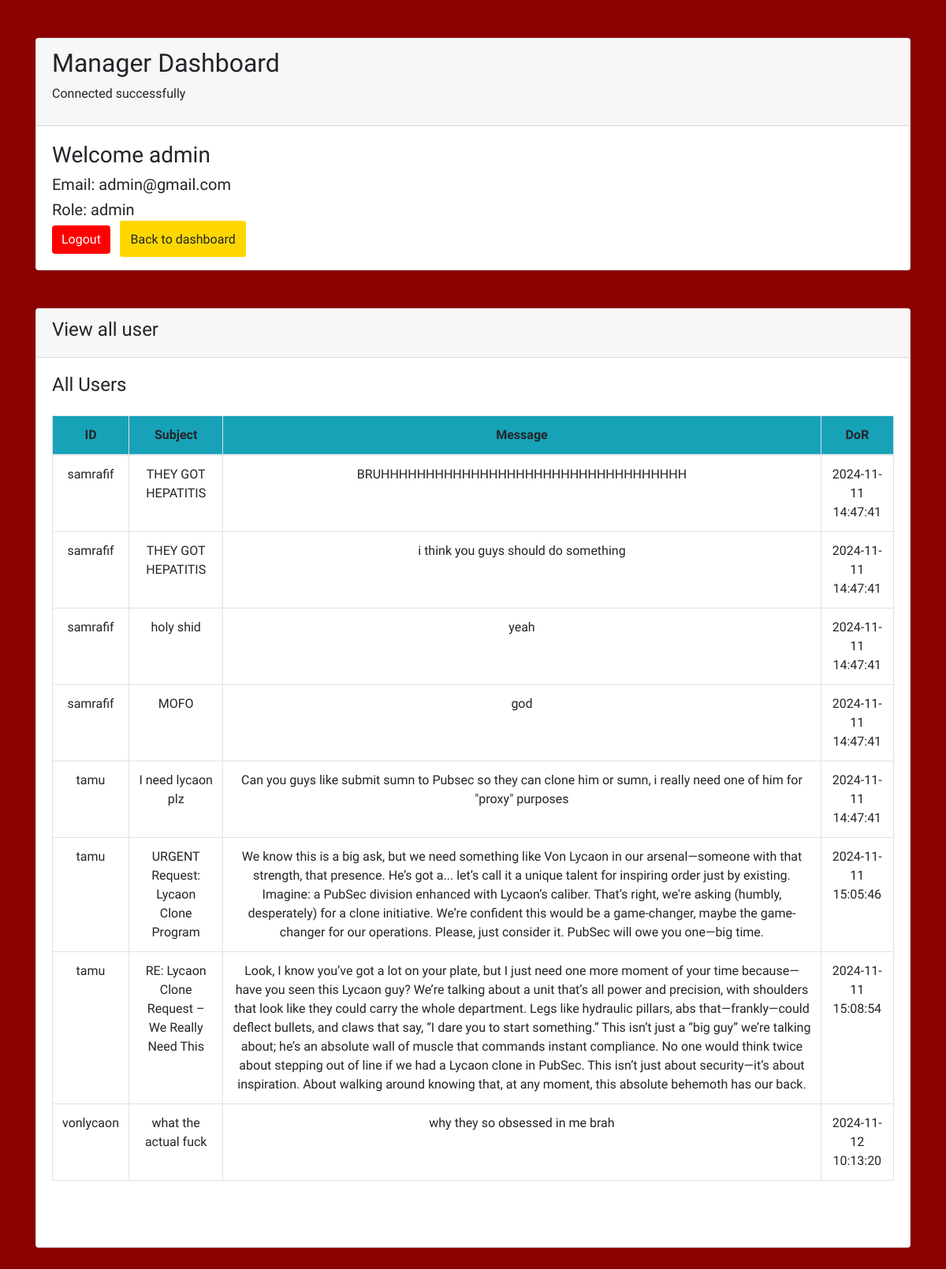
/reports_list.php (signed in), run on the app's committed database.
### tables this page shows
CREATE TABLE `reports` (
  `id` int(11) NOT NULL,
  `issuer_id` int(128) NOT NULL,
  `subject` text NOT NULL,
  `message` text NOT NULL,
  `date_of_reporting` timestamp NOT NULL DEFAULT current_timestamp()
);

CREATE TABLE `users` (
  `id` int(11) NOT NULL,
  `username` text NOT NULL,
  `email` text NOT NULL,
  `role` varchar(32) NOT NULL,
  `pw_hash` text NOT NULL
);

### reports_list.php (the view, shortened to what this page needs)
<!DOCTYPE html>
<html lang="en">
<head>
    <link rel="stylesheet" href="https://cdn.jsdelivr.net/npm/bootstrap@4.0.0/dist/css/bootstrap.min.css">
    <link rel="stylesheet" href="styles.css"></head>
<body style="background: darkred;">
    <div class="container my-5">
        <div class="card">
            <div class="card-header">
                <h2>Manager Dashboard</h2>
                <p>
                  <?php
                    include './helper_php/db_init.php';
                  ?>
                </p>
            </div>
            <div class="card-body">
                <h3>Welcome <?php echo $_SESSION["username"]; ?></h3>
                <h5>Email: <?php echo $_SESSION["email"]; ?></h5>
                <h5>Role: <?php echo $_SESSION["role"]; ?></h5>
                <a href="logout.php" class="btn btn-warning mr-2" role="button" style="background-color: red; color:white; border:0">Logout</a>
                <a href="index.php" class="btn-warning mr-2" role="button" style="background:gold; border:0; padding:1.7vh; border-radius:3px">Back to dashboard</a>
            </div>
        </div>
        <div class="card mt-5">
            <div class="card-header">
                <h4>View all user</h4>
            </div>
            <div class="card-body mb-5">
                <table class="table table-bordered text-center">
                    <div class="d-flex align-items-center justify-content-between pb-3">
                        <h4>All Users</h4>
                    </div>
                    <thead>
                        <tr class="bg-info">
                            <th scope="col">ID</th>
                            <th scope="col">Subject</th>
                            <th scope="col">Message</th>
                            <th scope="col">DoR</th>
                        </tr>
                    </thead>
                    <tbody>
                        <?php
$id = $_SESSION["id"];
$sql = ($_SESSION["role"]=="admin") ?
    "SELECT reports.*, users.username FROM reports JOIN users ON users.id = reports.issuer_id;" :
    "SELECT reports.*, users.username FROM reports JOIN users ON users.id = reports.issuer_id WHERE reports.issuer_id = $id;";
$result = $conn->query($sql);
while($row = $result->fetch_assoc()) {
    echo "<tr>";
    echo "<td>{$row["username"]}</td>";
    if (empty($row["subject"])): ?>
        <td>N/A</td>
    <?php else: ?>
        <td><?php echo $row["subject"]; ?></td>
    <?php endif;
    if (empty($row["message"])): ?>
        <td>N/A</td>
    <?php else: ?>
        <td><?php echo $row["message"]; ?></td>
    <?php endif;
    echo "<td>{$row["date_of_reporting"]}</td>";
}
?>
                    </tbody>
                </table>
            </div>
        </div>
    </div>
</body>
</html>

### helper_php/db_init.php (shortened to what this page needs)
<?php
  echo "Connected successfully";
?>

### reports_list.php (style rules this page uses)
* { font-family: "Oxanium", sans-serif; }

### data on the page
reports: issuer.username "samrafif", subject "THEY GOT HEPATITIS", message "BRUHHHHHHHHHHHHHHHHHHHHHHHHHHHHHHHHHH", date_of_reporting "2024-11-11 14:47:41"
reports: issuer.username "samrafif", subject "THEY GOT HEPATITIS", message "i think you guys should do something", date_of_reporting "2024-11-11 14:47:41"
reports: issuer.username "samrafif", subject "holy shid", message "yeah", date_of_reporting "2024-11-11 14:47:41"
reports: issuer.username "samrafif", subject "MOFO", message "god", date_of_reporting "2024-11-11 14:47:41"
reports: issuer.username "tamu", subject "I need lycaon plz", message "Can you guys like submit sumn to Pubsec so they can clone him or sumn, i really need one of him for \"proxy\" purposes", date_of_reporting "2024-11-11 14:47:41"
reports: issuer.username "tamu", subject "URGENT Request: Lycaon Clone Program", message "We know this is a big ask, but we need something like Von Lycaon in our arsenal—someone with that strength, that presence. He’s got a... let’s call it a unique talent for inspiring order just by existing. Imagine: a PubSec division enhanced with Lycaon’s caliber. That’s right, we're asking (humbly, desperately) for a clone initiative. We’re confident this would be a game-changer, maybe the game-changer for our operations. Please, just consider it. PubSec will owe you one—big time.", date_of_reporting "2024-11-11 15:05:46"
reports: issuer.username "tamu", subject "RE: Lycaon Clone Request – We Really Need This", message "Look, I know you’ve got a lot on your plate, but I just need one more moment of your time because—have you seen this Lycaon guy? We’re talking about a unit that’s all power and precision, with shoulders that look like they could carry the whole department. Legs like hydraulic pillars, abs that—frankly—could deflect bullets, and claws that say, “I dare you to start something.” This isn’t just a “big guy” we’re talking about; he’s an absolute wall of muscle that commands instant compliance. No one would think twice about stepping out of line if we had a Lycaon clone in PubSec. This isn’t just about security—it’s about inspiration. About walking around knowing that, at any moment, this…", date_of_reporting "2024-11-11 15:08:54"
reports: issuer.username "vonlycaon", subject "what the actual fuck", message "why they so obsessed in me brah", date_of_reporting "2024-11-12 10:13:20"

### other printed values
$_SESSION["username"] "admin"
$_SESSION["email"] "admin@gmail.com"
$_SESSION["role"] "admin"
